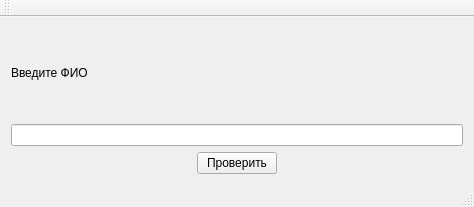
<?xml version="1.0" encoding="UTF-8"?>
<ui version="4.0">
 <class>MainWindow</class>
 <widget class="QMainWindow" name="MainWindow">
  <property name="geometry">
   <rect>
    <x>0</x>
    <y>0</y>
    <width>474</width>
    <height>207</height>
   </rect>
  </property>
  <property name="windowTitle">
   <string>MainWindow</string>
  </property>
  <widget class="QWidget" name="centralWidget">
   <layout class="QVBoxLayout" name="verticalLayout">
    <item>
     <widget class="QLabel" name="label">
      <property name="text">
       <string>Введите ФИО</string>
      </property>
     </widget>
    </item>
    <item>
     <widget class="QLineEdit" name="text"/>
    </item>
    <item>
     <layout class="QHBoxLayout" name="horizontalLayout">
      <item>
       <spacer name="horizontalSpacer">
        <property name="orientation">
         <enum>Qt::Horizontal</enum>
        </property>
        <property name="sizeHint" stdset="0">
         <size>
          <width>40</width>
          <height>20</height>
         </size>
        </property>
       </spacer>
      </item>
      <item>
       <widget class="QPushButton" name="checkButton">
        <property name="text">
         <string>Проверить</string>
        </property>
       </widget>
      </item>
      <item>
       <spacer name="horizontalSpacer_2">
        <property name="orientation">
         <enum>Qt::Horizontal</enum>
        </property>
        <property name="sizeHint" stdset="0">
         <size>
          <width>40</width>
          <height>20</height>
         </size>
        </property>
       </spacer>
      </item>
     </layout>
    </item>
   </layout>
  </widget>
  <widget class="QMenuBar" name="menuBar">
   <property name="geometry">
    <rect>
     <x>0</x>
     <y>0</y>
     <width>474</width>
     <height>20</height>
    </rect>
   </property>
  </widget>
  <widget class="QToolBar" name="mainToolBar">
   <attribute name="toolBarArea">
    <enum>TopToolBarArea</enum>
   </attribute>
   <attribute name="toolBarBreak">
    <bool>false</bool>
   </attribute>
  </widget>
  <widget class="QStatusBar" name="statusBar"/>
 </widget>
 <layoutdefault spacing="6" margin="11"/>
 <resources/>
 <connections/>
</ui>
